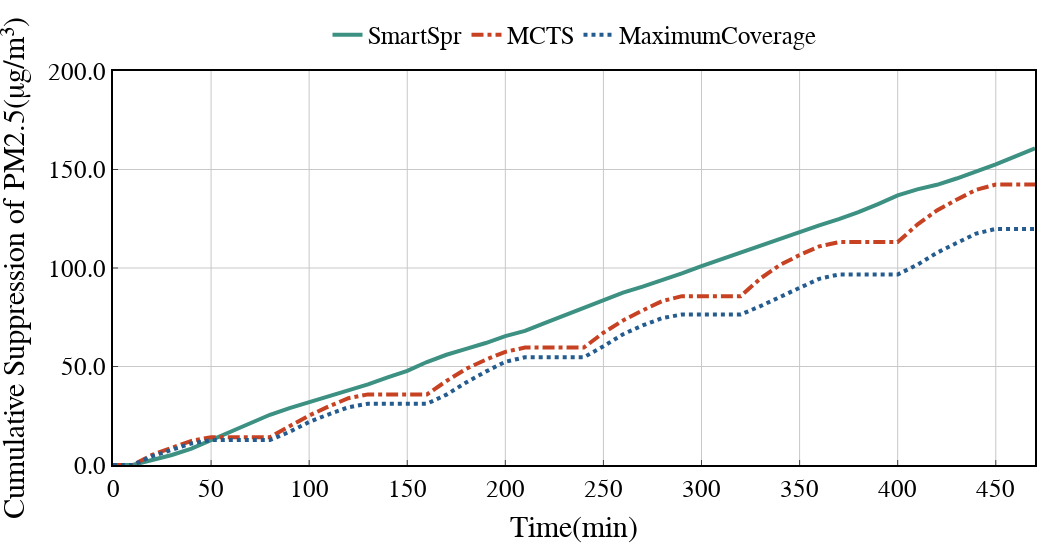

This figure's notebook cell:
### Code cell
width = 1050
height = 550
linewidth = 4
markersymbol={'FH':4, 'HEUR':17, 'DDRL':2}
markersize = 1
linetype = {'Low':'dot','Medium':'dashdot','High':'solid'}
# colors_dict = ['#3D9182','#C74223','#245C8F', '#FF8C00']
colors_dict = ['#2ca02c', '#d62728', '#1f77b4']
labels = []
Time_deadline = 48
for i in range(Time_deadline):
    labels.append(int(i*10))

xtitle = 'Time(min)'
ytitle = 'Cumulative Suppression of PM2.5(μg/m³)'

fig = go.Figure()

fig.add_trace(go.Scatter(
    x=labels, 
    y=strategy_effect[0][2][0:Time_deadline], 
    name='SmartSpr', 
    mode='lines', 
    line=dict(color=colors_dict[0],dash=linetype['High'], width=linewidth),))
fig.add_trace(go.Scatter(
    x=labels, 
    y=strategy_effect[1][2][0:Time_deadline], 
    name='MCTS', 
    mode='lines', 
    line=dict(color=colors_dict[1],dash=linetype['Medium'], width=linewidth),))
fig.add_trace(go.Scatter(
    x=labels, 
    y=strategy_effect[2][2][0:Time_deadline], 
    name='MaximumCoverage', 
    mode='lines', 
    line=dict(color=colors_dict[2],dash=linetype['Low'], width=linewidth),))

fig = line_update_fig(fig, xtitle, ytitle, width=width, height=height)
fig.update_xaxes(title_text=xtitle, title_font=dict(size=30),tickfont=dict(size=25))
fig.update_yaxes(title_text=ytitle, title_font=dict(size=30),tickfont=dict(size=25))
fig.update_layout(
    yaxis=dict(range=[0, 200]),
    legend=dict(font=dict(size=25), x=0.5, y=1.15)) # name size
fig.show()
filename = './outputs/png/line_timeCumulateEffect-teamsize3-linetype.png'
print(filename)
fig.write_image(filename, scale=1)

### Figure 1 — Plotly figure (JSON) as saved in the notebook; plotly's stock layout.template omitted (floating-point values rounded to 4 significant figures)
{"data": [{"line": {"color": "#3D9182", "dash": "solid", "width": 4}, "mode": "lines", "name": "SmartSpr", "type": "scatter", "x": [0, 10, 20, 30, 40, 50, 60, 70, 80, 90, 100, 110, 120, 130, 140, 150, 160, 170, 180, 190, 200, 210, 220, 230, 240, 250, 260, 270, 280, 290, 300, 310, 320, 330, 340, 350, 360, 370, 380, 390, 400, 410, 420, 430, 440, 450, 460, 470], "y": [0, -0.0004576, 2.529, 5.074, 8.329, 12.6, 16.7, 21.29, 25.49, 28.91, 31.9, 34.68, 37.44, 40.91, 44.49, 47.79, 52.26, 55.95, 58.97, 61.91, 65.39, 68.11, 72.03, 75.89, 79.64, 83.87, 87.51, 90.57, 93.84, 97.27, 100.9, 104.4, 108.1, 111.3, 115.0, 118.3, 121.6, 124.8, 128.3, 132.5, 136.8, 139.9, 142.2, 145.4, 148.9, 152.6, 156.7, 160.7]}, {"line": {"color": "#C74223", "dash": "dashdot", "width": 4}, "mode": "lines", "name": "MCTS", "type": "scatter", "x": [0, 10, 20, 30, 40, 50, 60, 70, 80, 90, 100, 110, 120, 130, 140, 150, 160, 170, 180, 190, 200, 210, 220, 230, 240, 250, 260, 270, 280, 290, 300, 310, 320, 330, 340, 350, 360, 370, 380, 390, 400, 410, 420, 430, 440, 450, 460, 470], "y": [0, 0, 5.157, 8.797, 12.26, 14.1, 14.1, 14.11, 14.11, 19.7, 25.11, 29.75, 33.9, 35.83, 35.83, 35.84, 35.84, 42.66, 48.83, 53.41, 57.44, 59.6, 59.6, 59.61, 59.61, 67.15, 73.37, 78.5, 83.2, 85.71, 85.71, 85.71, 85.72, 94.65, 101.5, 106.6, 111.0, 113.1, 113.1, 113.1, 113.1, 122.0, 129.2, 134.7, 139.7, 142.4, 142.4, 142.4]}, {"line": {"color": "#245C8F", "dash": "dot", "width": 4}, "mode": "lines", "name": "MaximumCoverage", "type": "scatter", "x": [0, 10, 20, 30, 40, 50, 60, 70, 80, 90, 100, 110, 120, 130, 140, 150, 160, 170, 180, 190, 200, 210, 220, 230, 240, 250, 260, 270, 280, 290, 300, 310, 320, 330, 340, 350, 360, 370, 380, 390, 400, 410, 420, 430, 440, 450, 460, 470], "y": [0, -0.001271, 4.485, 7.727, 10.93, 12.65, 12.65, 12.65, 12.65, 16.84, 21.83, 25.75, 29.32, 31.08, 31.08, 31.08, 31.09, 35.71, 41.9, 47.39, 52.41, 54.68, 54.68, 54.68, 54.68, 60.26, 66.35, 70.87, 74.57, 76.4, 76.4, 76.4, 76.4, 80.63, 85.45, 89.92, 94.51, 96.72, 96.72, 96.72, 96.73, 101.6, 107.7, 112.7, 117.5, 119.8, 119.8, 119.8]}], "layout": {"font": {"color": "rgb(0, 0, 0)", "family": "Arial", "size": 30}, "height": 550, "legend": {"font": {"size": 25}, "orientation": "h", "title": {"text": ""}, "x": 0.5, "xanchor": "center", "y": 1.15, "yanchor": "top"}, "margin": {"b": 15, "l": 15, "r": 15, "t": 15}, "plot_bgcolor": "rgb(255,255,255)", "width": 1050, "xaxis": {"gridcolor": "rgb(200, 200, 200)", "linecolor": "rgb(0, 0, 0)", "linewidth": 2, "mirror": true, "showline": true, "tickfont": {"size": 25}, "ticks": "inside", "title": {"font": {"size": 30}, "text": "Time(min)"}}, "yaxis": {"gridcolor": "rgb(200, 200, 200)", "linecolor": "rgb(0, 0, 0)", "linewidth": 2, "mirror": true, "range": [0, 200], "showline": true, "tickfont": {"size": 25}, "tickformat": ".1f", "ticks": "inside", "title": {"font": {"size": 30}, "text": "Cumulative Suppression of PM2.5(μg/m³)"}}}}
